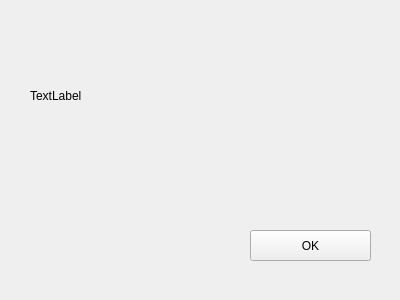
<?xml version="1.0" encoding="UTF-8"?>
<ui version="4.0">
 <class>infoBox</class>
 <widget class="QWidget" name="infoBox">
  <property name="geometry">
   <rect>
    <x>0</x>
    <y>0</y>
    <width>400</width>
    <height>300</height>
   </rect>
  </property>
  <property name="windowTitle">
   <string>Form</string>
  </property>
  <widget class="QLabel" name="label">
   <property name="geometry">
    <rect>
     <x>30</x>
     <y>65</y>
     <width>251</width>
     <height>61</height>
    </rect>
   </property>
   <property name="text">
    <string>TextLabel</string>
   </property>
  </widget>
  <widget class="QPushButton" name="pushButton">
   <property name="geometry">
    <rect>
     <x>250</x>
     <y>230</y>
     <width>121</width>
     <height>31</height>
    </rect>
   </property>
   <property name="text">
    <string>OK</string>
   </property>
  </widget>
 </widget>
 <resources/>
 <connections>
  <connection>
   <sender>pushButton</sender>
   <signal>clicked()</signal>
   <receiver>infoBox</receiver>
   <slot>close()</slot>
   <hints>
    <hint type="sourcelabel">
     <x>310</x>
     <y>245</y>
    </hint>
    <hint type="destinationlabel">
     <x>199</x>
     <y>149</y>
    </hint>
   </hints>
  </connection>
 </connections>
</ui>
